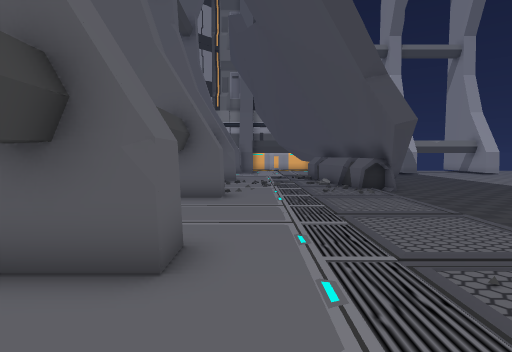
View 1 (above)

19 first-person views from a walk through a 3-D level made in the Unity game engine. The camera is 1.3 m above the floor, tilts 4° down and sees 80° across. The floor is counted in squares, 1 m on a side. Each view is taken from the middle of a square. On the plan, view 1 faces up. The plan holds only what a view shows up to about 14 squares ahead; the rest is blank. The place goes on beyond the plan. Some animated figures are left out.

View 2
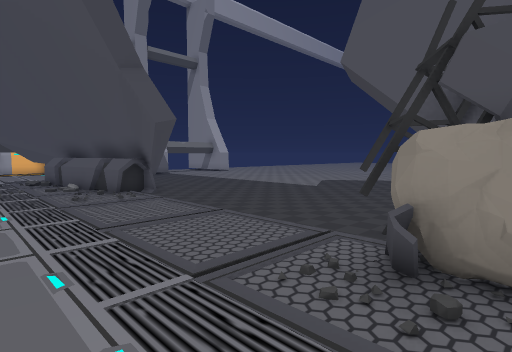

View 3
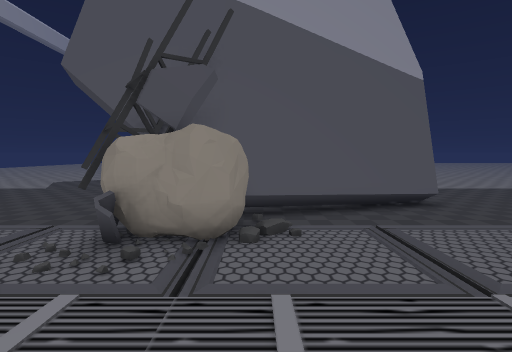

View 4
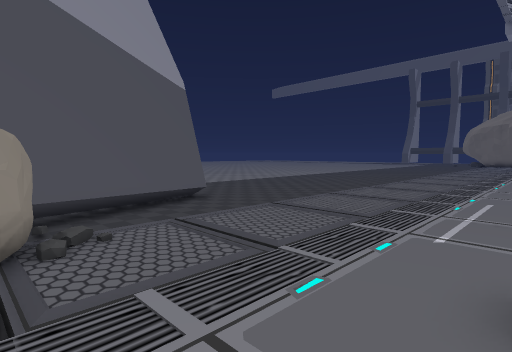

View 5
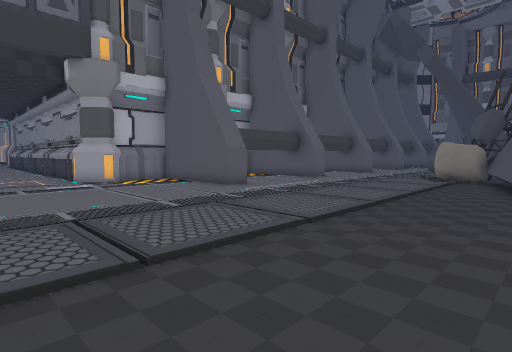

View 6
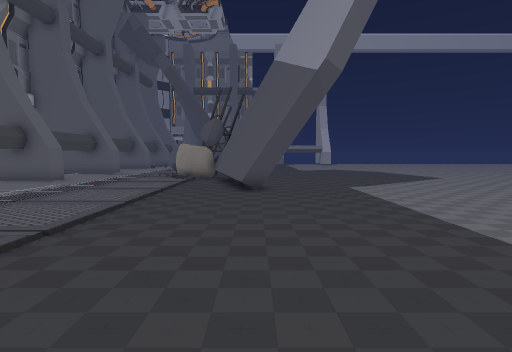

View 7
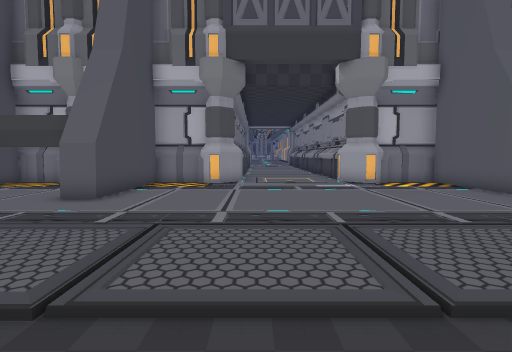

View 8
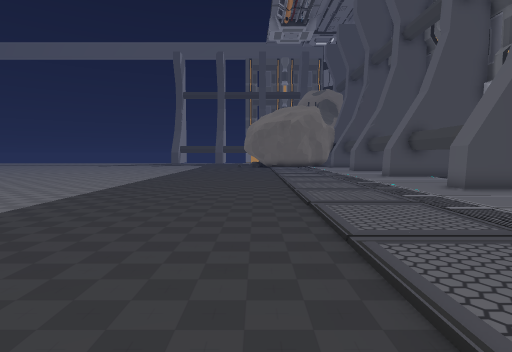

View 9
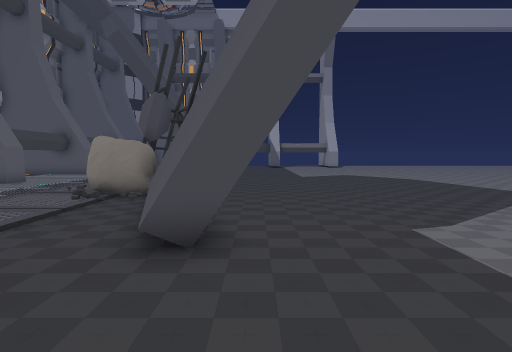

View 10
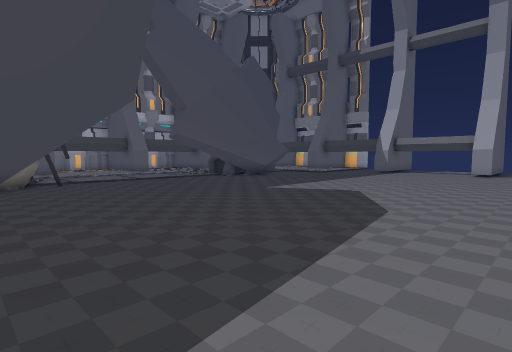

View 11
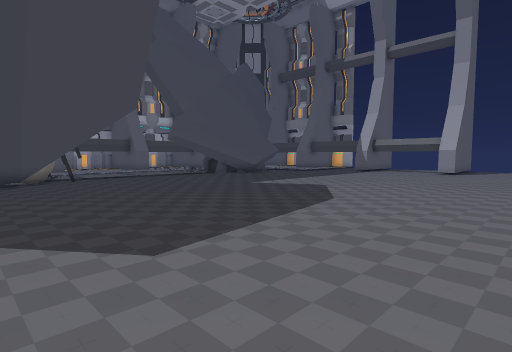

View 12
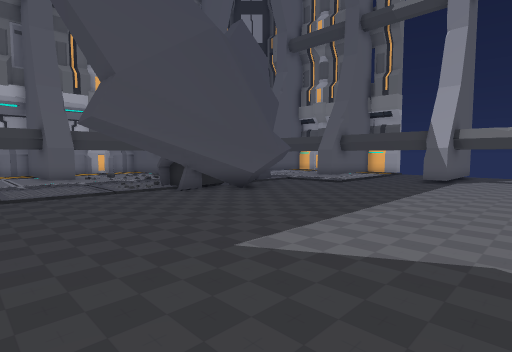

View 13
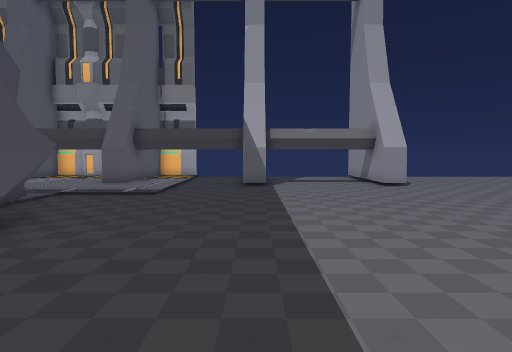

View 14
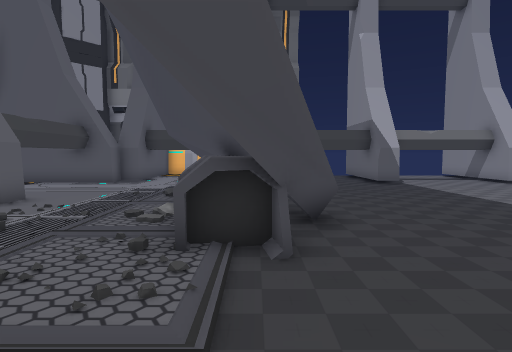

View 15
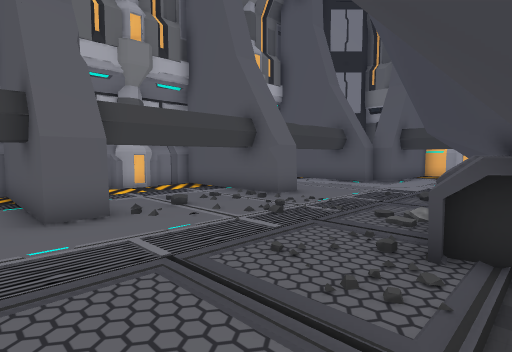

View 16
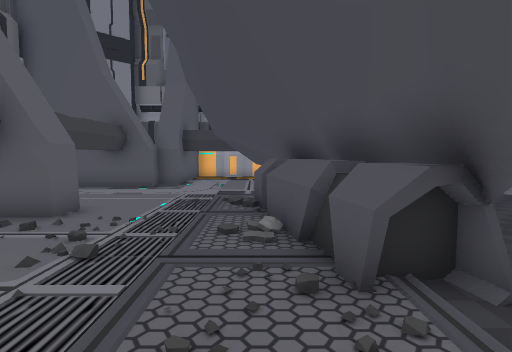

View 17
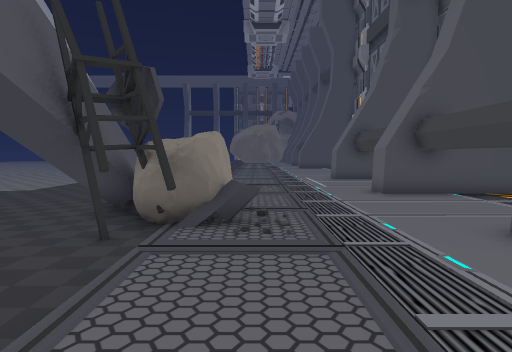

View 18
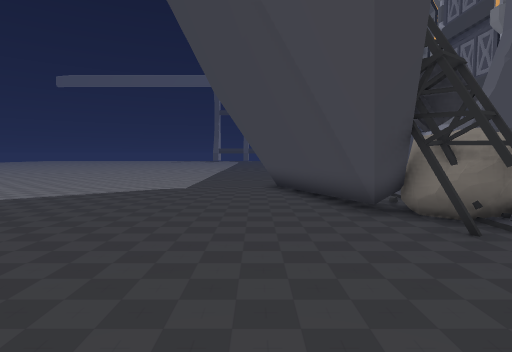

View 19
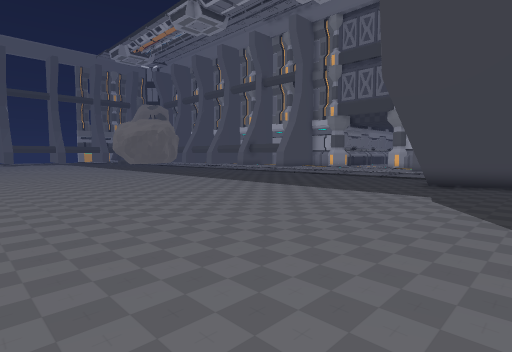

### Floor plan
Points are (right, up) in squares from view 1. A wall is a line through its corners. A room is listed if a view was taken in it or the views show most of it. See-through windows are left out.
Room 1 (views 1, 2, 3, 4, 5, 6, 7, 8, 9, 10, 11, 12, 13, 14, 15, 16, 17, 18, 19)
walls: (9.3, -5.1) (7.8, -5.5); (8.9, -5) (7.6, -5.3); (8.2, -5.5) (6.5, -0.4); (8, -5.4) (5.9, 1); (7.8, -5.3) (5.7, 0.9); (7.1, 1.1) (8.4, -2.7); (6.4, 1.1) (8.4, -5); (6.6, 1.4) (8.9, -5.3); (6.1, 0.9) (6, 2.2) (6.9, 2.8); (7, 2.7) (7.1, 1); (5.5, 1.3) (6.9, 2.1); (5.8, 1.9) (6.9, 2.6) (6.9, 1) (8.3, -3.3); (-2.1, -2.6) (-2.1, -6.6); (-1.1, 3.2) (-2.7, 3.2); (-1.1, -7.4) (-1.1, -8.4) (-6.1, -8.4) (-6.1, -10.6); (-1.1, 4.4) (-1.1, 3.3) (-1.5, 3.2); (-3, -1.7) (-1.1, -1.7) (-1.1, -2.6) (-3, -2.6); (-2.1, 3.2) (-2.1, -1.8); (4.7, 10.3) (5.1, 12.6); (5.1, 11.5) (5.3, 12.1); (5.6, 11.7) (4.5, 10.2); (5, 12.1) (4.5, 16.7); (5.2, 12.4) (4.6, 16.6) (2.4, 19.6); (6.3, 13) (4.8, 10.9); (-2.1, 9.1) (-2.1, 7.5); (-1.1, 10.1) (-1.1, 9.1) (-2.9, 9.1); (-6.4, -8.1) (-6.4, -10.6); (5.6, 16.9) (5.6, 14.6); (-7.4, -12.3) (-7.9, -12.3); (-1.1, 15) (-3, 15); (-2.1, 15) (-2.1, 10.4); (-1.1, 16) (-1.1, 15) (-1.5, 14.9); (-6.1, -18.4) (-6.1, -20.2); (-6.4, -18.2) (-6.4, -20.2) (-1.1, -20.2) (-1.1, -21.3); (-2.1, -21.8) (-2.1, -24.1); (10.5, 21.6) (10.5, 22.1); (11.4, 22.2) (11.4, 21.6) (10.5, 21.6) (10.4, 22.1); (17.3, 21.6) (16.3, 21.6) (16.3, 23); (10.5, 22.7) (5.5, 22.7); (4.3, 22.7) (-0.2, 22.7) (-0.2, 21.6) (-1.1, 21.6) (-1.1, 20.8) (-3, 20.8); (5.6, 23) (5.6, 21.6) (4.6, 21.6); (16.4, 22.7) (11.4, 22.7); (-2.1, 20.9) (-2.1, 17)
low walls: (6.7, -2) (7.7, -5.2); (8.4, -5) (7.6, -5.2) (5.6, 0.8) (6.6, 1.4); (5.8, 0.9) (5.8, 1.6); (6.7, 2.1) (6.7, 1); (5.5, 1) (6.4, 1.6) (6.5, 1); (6.8, 14.1) (5.3, 11.9); (5.7, 15.4) (6.2, 14.6); (5.5, 16.6) (6.2, 15.4); (5.2, 16.6) (6.6, 14.3) (5.7, 13)
objects: pillar (-7, -17); pillar (-7, -12) to (-6, -12); pillar (-6, -18) to (-6, -17); pillar (-6, -11); other object (3, 2); other object (3, 12) to (4, 17); rock (4, 0) to (5, 3); other object (5, 3) to (6, 3)

Positions as (right, up) in squares from view 1, and headings:
1: (0, 0), facing up
2: (0, 1), facing up-right
3: (-1, 0), facing right
4: (-1, 1), facing down-right
5: (8, -16), facing up-left
6: (8, -16), facing up
7: (7, -16), facing left
8: (6, -10), facing down
9: (9, -9), facing up
10: (20, 0), facing up-left
11: (22, -1), facing up-left
12: (15, 6), facing up-left
13: (11, 9), facing up
14: (5, 8), facing up
15: (5, 8), facing up-left
16: (3, 9), facing up
17: (3, 8), facing down
18: (9, 8), facing down
19: (22, -1), facing down-left
